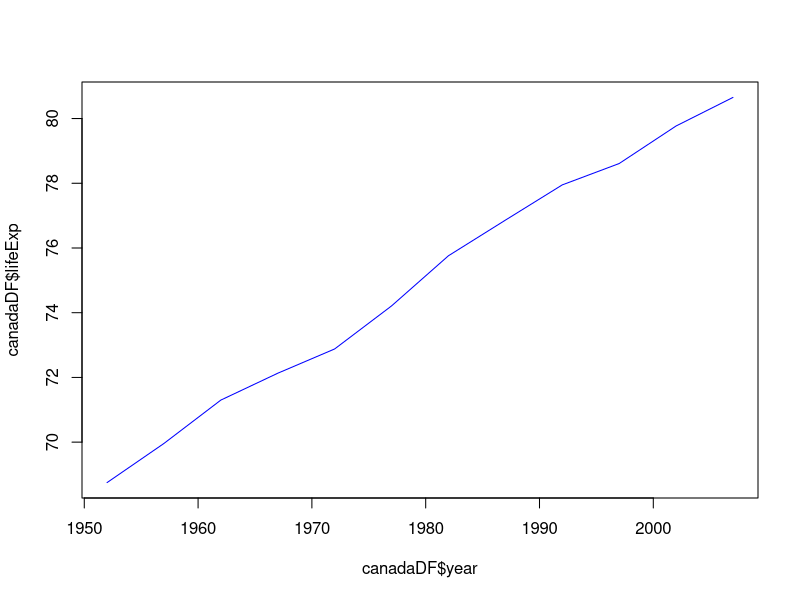

R code for this plot:
#Data Frame:
menu <- c("chicken", "soup", "salad", "tea")
type <- factor(c("solid", "liquid", "solid", "liquid"))
cost <- c(4.99, 2.99, 3.29, 1.89)

myOrder_df <- data.frame(menu, type, cost)
myOrder_df
str(myOrder_df)
dim(myOrder_df)

#Subsetting:
#Type 1: Positional Index
v <- c(1:10)
v[2]
v[c(3:6)]
v[-c(3:6)]

myOrder_df[1]
myOrder_df[1,]
myOrder_df[1]
myOrder_df[[1]]
str(myOrder_df[1])
str(myOrder_df[[1]])

#data_frame[row, column]
myOrder_df[1:2,]

#Subset by Name:
myOrder_df$menu

#Subset by Logical Vector:
# > greater than
# < less than
# == equal to 
# >= greater than or equal to
# <= less than equal to

v <- c(5,1,3,4,5)
v[v==5]

myOrder_df[myOrder_df$type == "solid",]
myOrder_df[myOrder_df$cost > 3,]
myOrder_df$type == "solid"

#GapMindet Dataset:
myData <- read.table("Data/gapminder.txt", header = TRUE)
str(myData)
typeof(myData$V1[1])
str(myData$V1)
myData[,c(3,5)]
unique(myData$country)
myData[myData$country == "Sweden",]
myData[myData$lifeExp < 70,]
canadaDF <- myData[myData$country == "Canada",]
png("Canada.png")
plot(canadaDF$year, canadaDF$lifeExp, col="blue", type="l")
dev.off()
